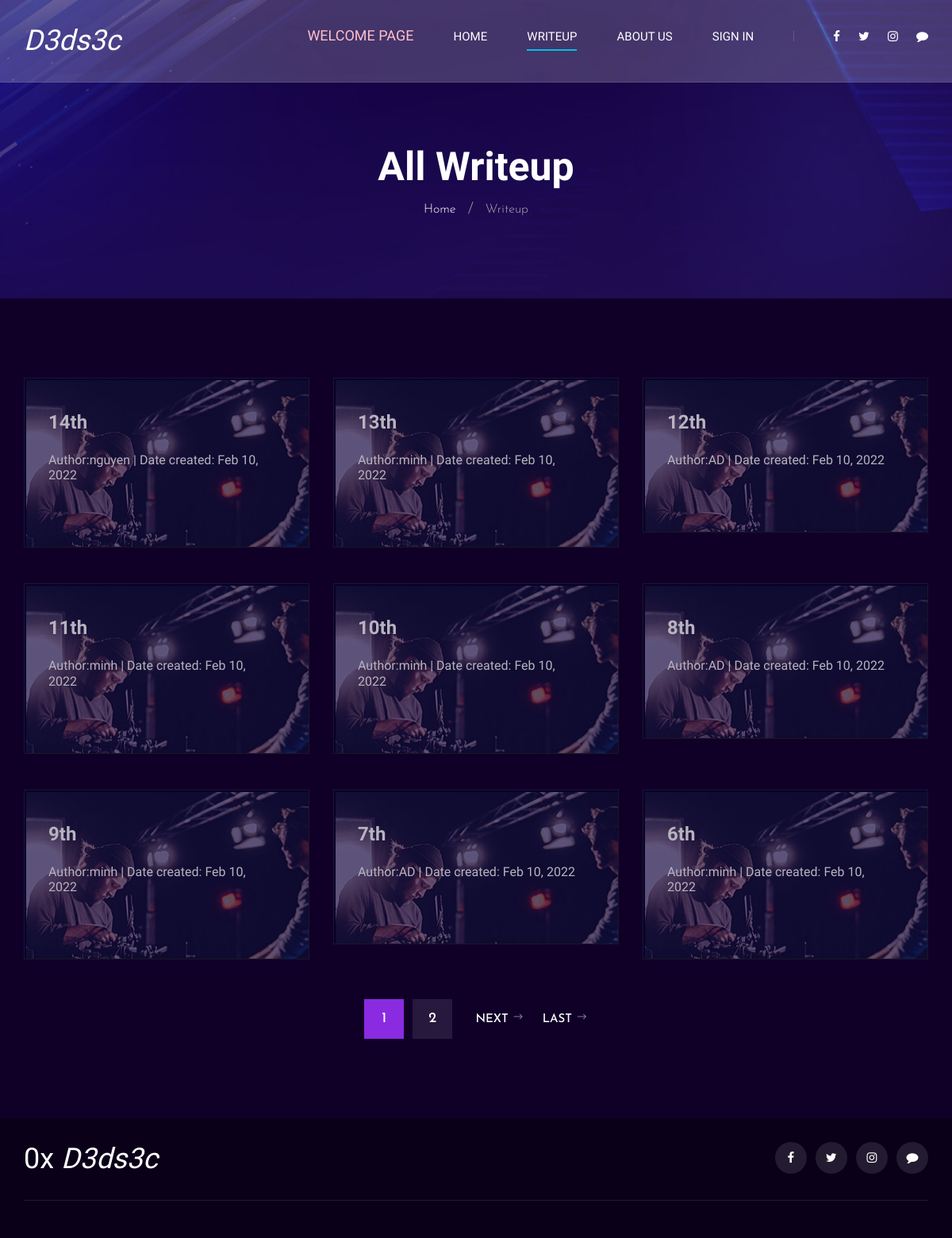
Before: /dedsec/writeup/ (upper part) with the older database file.
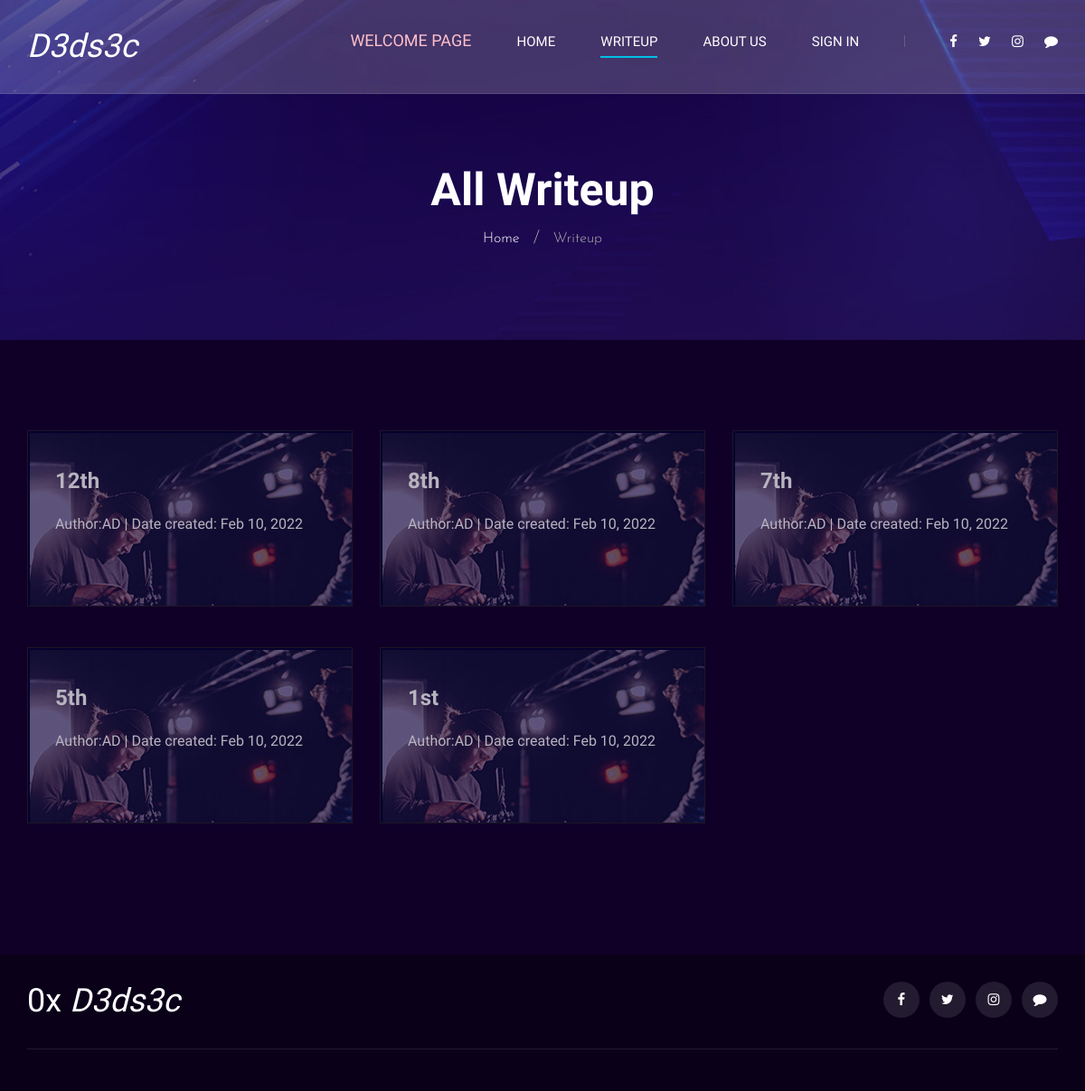
After: the same page with the newer database file.
### writeup/models.py (models this page shows, shortened)
class Writeup(models.Model):
    title = models.CharField(max_length=100)
    prerequis = models.TextField()
    content = models.TextField()
    date_create = models.DateTimeField(default = timezone.now)
    author = models.ForeignKey(User, on_delete=models.CASCADE)

### writeup/views.py (the view)
class Writeuplist(ListView):
    model = Writeup
    context_object_name = 'post'
    paginate_by = 9
    def get_queryset(self) :
        return Writeup.objects.all().order_by('-date_create')

### writeup/templates/writeup/writeup.html (shortened to what the changed rows need)
{%extends 'writeup/base.html'%}
{%load static%}
{% block content %}
    <header class="header">
        <div class="container">
            <div class="row">
                <div class="col-lg-2">
                    <div class="header__logo">
                        <a href="./index.html" style="color: white;"><h2 style="color: white;"><em> D3ds3c</em> </h2></a>
                    </div>
                </div>
            </div>
        </div>
    </header>
    <div class="breadcrumb-option spad set-bg" data-setbg="{% static 'writeup/img/breadcrumb-bg.jpg'%}">
        <div class="container">
            <div class="row">
                <div class="col-lg-12 text-center">
                    <div class="breadcrumb__text">
                        <h2>All Writeup</h2>
                    </div>
                </div>
            </div>
        </div>
    </div>
    <section class="blog spad">
        <div class="container">
            <div class="row">
                {%for p in post%}
                <div class="col-lg-4 col-md-6 col-sm-6">
                    <a href="{%url 'writeupdetail' p.id%}">
                    <div class="blog__item">
                        <h4>  {{p.title}}</h4>
                        <p> <h6 style="color: white;"> <a href="{%url 'profile' p.author.id%}"> Author:{{p.author.first_name}}</a>  | Date created: {{p.date_create|date:"M d, Y" }}</h6></p>
                        <br>
                    </div>
                    </a>
                </div>
                {%endfor%}
            </div>
            {%if is_paginated%}
                <div class="row">
                    <div class="col-lg-12">
                        <div class="pagination__option blog__pagi">
                            {%for p in page_obj.paginator.page_range%}
                            {%if p == page_obj.number%}
                            <a href="?page={{p}}" class="number__pagination " style="background-color: blueviolet;">{{p}}</a>
                            {%else%}
                            <a href="?page={{p}}" class="number__pagination">{{p}}</a>
                            {%endif%}
                            {%endfor%}
                            {%if page_obj.has_next%}
                            <a href="?page={{page_obj.next_page_number}}" class="arrow__pagination right__arrow">Next <span class="arrow_right"></span></a>
                            <a href="?page={{page_obj.paginator.num_pages }}" class="arrow__pagination right__arrow">Last <span class="arrow_right"></span></a>
                            {%endif%}
                        </div>
                    </div>
                </div>
            {%endif%}
        </div>
    </section>
{% endblock %}

Changed rows visible on the page:
removed Writeup: title "14th", author.first_name "nguyen", date_create "Feb 10, 2022"
removed Writeup: title "13th", author.first_name "minh", date_create "Feb 10, 2022"
removed Writeup: title "11th", author.first_name "minh", date_create "Feb 10, 2022"
removed Writeup: title "10th", author.first_name "minh", date_create "Feb 10, 2022"
removed Writeup: title "9th", author.first_name "minh", date_create "Feb 10, 2022"
removed Writeup: title "6th", author.first_name "minh", date_create "Feb 10, 2022"
now on this page (row unchanged): Writeup: title "5th", author.first_name "AD", date_create "Feb 10, 2022"
now on this page (row unchanged): Writeup: title "1st", author.first_name "AD", date_create "Feb 10, 2022"
Other visible differences:
list line gone: "1"
list line gone: "2"
text no longer shown: "NEXT LAST"
